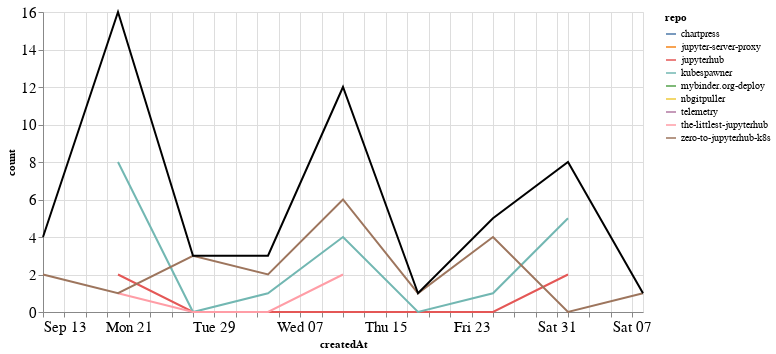

The cell this chart's notebook holds for it:
### Markdown cell above
## Comments

### Code cell
comments_time = comments.groupby('repo').resample('W', on='createdAt').count()['author'].reset_index()
comments_time = comments_time.rename(columns={'author': 'count'})
comments_time_total = comments_time.groupby('createdAt').agg({"count": "sum"}).reset_index()
ch1 = alt.Chart(comments_time, width=600).mark_line().encode(
    x='createdAt',
    y='count',
    color='repo',
    tooltip="repo"
)

ch2 = alt.Chart(comments_time_total, width=600).mark_line(color="black").encode(
    x='createdAt',
    y='count',
)

ch1 + ch2

### Figure 1 — Vega-Lite specification as saved in the notebook (floating-point values rounded to 4 significant figures)
{"config": {"axisLeft": {"labelFontSize": 15}, "axisBottom": {"labelFontSize": 15}}, "layer": [{"data": {"name": "data-c7a0c78f5bb15cd086b84fa4a72cde0c"}, "mark": "line", "encoding": {"color": {"type": "nominal", "field": "repo"}, "tooltip": {"type": "nominal", "field": "repo"}, "x": {"type": "temporal", "field": "createdAt"}, "y": {"type": "quantitative", "field": "count"}}, "width": 600}, {"data": {"name": "data-43aeb8ec453726cf4df350f14f5fedf7"}, "mark": {"type": "line", "color": "black"}, "encoding": {"x": {"type": "temporal", "field": "createdAt"}, "y": {"type": "quantitative", "field": "count"}}, "width": 600}], "$schema": "https://vega.github.io/schema/vega-lite/v4.8.1.json", "datasets": {"data-c7a0c78f5bb15cd086b84fa4a72cde0c": [{"repo": "chartpress", "createdAt": "2020-11-01T00:00:00", "count": 1}, {"repo": "jupyter-server-proxy", "createdAt": "2020-09-20T00:00:00", "count": 3}, {"repo": "jupyterhub", "createdAt": "2020-09-20T00:00:00", "count": 2}, {"repo": "jupyterhub", "createdAt": "2020-09-27T00:00:00", "count": 0}, {"repo": "jupyterhub", "createdAt": "2020-10-04T00:00:00", "count": 0}, {"repo": "jupyterhub", "createdAt": "2020-10-11T00:00:00", "count": 0}, {"repo": "jupyterhub", "createdAt": "2020-10-18T00:00:00", "count": 0}, {"repo": "jupyterhub", "createdAt": "2020-10-25T00:00:00", "count": 0}, {"repo": "jupyterhub", "createdAt": "2020-11-01T00:00:00", "count": 2}, {"repo": "kubespawner", "createdAt": "2020-09-20T00:00:00", "count": 8}, {"repo": "kubespawner", "createdAt": "2020-09-27T00:00:00", "count": 0}, {"repo": "kubespawner", "createdAt": "2020-10-04T00:00:00", "count": 1}, {"repo": "kubespawner", "createdAt": "2020-10-11T00:00:00", "count": 4}, {"repo": "kubespawner", "createdAt": "2020-10-18T00:00:00", "count": 0}, {"repo": "kubespawner", "createdAt": "2020-10-25T00:00:00", "count": 1}, {"repo": "kubespawner", "createdAt": "2020-11-01T00:00:00", "count": 5}, {"repo": "mybinder.org-deploy", "createdAt": "2020-09-13T00:00:00", "count": 1}, {"repo": "nbgitpuller", "createdAt": "2020-09-20T00:00:00", "count": 1}, {"repo": "telemetry", "createdAt": "2020-09-13T00:00:00", "count": 1}, {"repo": "the-littlest-jupyterhub", "createdAt": "2020-09-20T00:00:00", "count": 1}, {"repo": "the-littlest-jupyterhub", "createdAt": "2020-09-27T00:00:00", "count": 0}, {"repo": "the-littlest-jupyterhub", "createdAt": "2020-10-04T00:00:00", "count": 0}, {"repo": "the-littlest-jupyterhub", "createdAt": "2020-10-11T00:00:00", "count": 2}, {"repo": "zero-to-jupyterhub-k8s", "createdAt": "2020-09-13T00:00:00", "count": 2}, {"repo": "zero-to-jupyterhub-k8s", "createdAt": "2020-09-20T00:00:00", "count": 1}, {"repo": "zero-to-jupyterhub-k8s", "createdAt": "2020-09-27T00:00:00", "count": 3}, {"repo": "zero-to-jupyterhub-k8s", "createdAt": "2020-10-04T00:00:00", "count": 2}, {"repo": "zero-to-jupyterhub-k8s", "createdAt": "2020-10-11T00:00:00", "count": 6}, {"repo": "zero-to-jupyterhub-k8s", "createdAt": "2020-10-18T00:00:00", "count": 1}, {"repo": "zero-to-jupyterhub-k8s", "createdAt": "2020-10-25T00:00:00", "count": 4}, {"repo": "zero-to-jupyterhub-k8s", "createdAt": "2020-11-01T00:00:00", "count": 0}, {"repo": "zero-to-jupyterhub-k8s", "createdAt": "2020-11-08T00:00:00", "count": 1}], "data-43aeb8ec453726cf4df350f14f5fedf7": [{"createdAt": "2020-09-13T00:00:00", "count": 4}, {"createdAt": "2020-09-20T00:00:00", "count": 16}, {"createdAt": "2020-09-27T00:00:00", "count": 3}, {"createdAt": "2020-10-04T00:00:00", "count": 3}, {"createdAt": "2020-10-11T00:00:00", "count": 12}, {"createdAt": "2020-10-18T00:00:00", "count": 1}, {"createdAt": "2020-10-25T00:00:00", "count": 5}, {"createdAt": "2020-11-01T00:00:00", "count": 8}, {"createdAt": "2020-11-08T00:00:00", "count": 1}]}}
